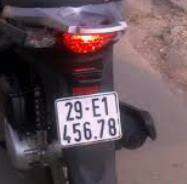
#> input picture License-plate-recognize-using-KNN/img5.png, 187 x 184 px
$ python -i main.py   (imports and definitions only)   (older library calls are emulated)
#> lines starting #> are read from the running program, lines starting #| are printed output that depends on the picture; after the words box and inside, x2 and y2 are one past the last pixel; in counts of white or black regions, pixels touching at a corner belong together
#> further down, picture is the input picture: shape (184, 187, 3); mean B, G, R 89.9, 83.3, 101.4
import numpy as np
import cv2
#import imp
from sklearn.externals import joblib

# Sử dụng công cụ joblib trong thư viện scikit-learn
# để load bộ phân loại knn đã training từ trước
# Chú ý đường dẫn đến file knn.pkl
# Trong project này, file knn.pkl nằm trong cùng 1 thư mục với file main
# nếu không, phải thay đổi đường dẫn đến folder chứa file này
# [1 line not run here, left out]

# Tên file hoặc đường dẫn đến file muốn nhận dạng
image_name = 'img5.png'

# Hàm con sắp xếp 4 điểm theo thứ tự:
# top-left, top-right, bottom-right, bottom-left
def order_points(pts):
	rect = np.zeros((4, 2), dtype = "float32")

	# top-left có tổng 2 toạ độ (x,y) nhỏ nhất
	# ngược lại bottom-right có tổng lớn nhất
	s = pts.sum(axis = 1)
	rect[0] = pts[np.argmin(s)]
	rect[2] = pts[np.argmax(s)]

	# top-right có hiệu giữa 2 toạ độ (x,y) nhỏ nhất
	# ngược lại, bottom-left có hiệu lớn nhất
	diff = np.diff(pts, axis = 1)
	rect[1] = pts[np.argmin(diff)]
	rect[3] = pts[np.argmax(diff)]

	return rect


# Hàm con biến đổi hình học
# dùng để đưa biển số xe bị nghiêng về lại đối diện người nhìn
def four_point_transform(image, pts):

	rect = order_points(pts)
	(tl, tr, br, bl) = rect

	# Tính chiều rộng của ảnh sau khi biến đổi
	# Chiều rộng bằng maximum của khoảng cách giữa (bottom-left, bottom-right) và (top-left, top-right)
	widthA = np.sqrt(((br[0] - bl[0]) ** 2) + ((br[1] - bl[1]) ** 2))
	widthB = np.sqrt(((tr[0] - tl[0]) ** 2) + ((tr[1] - tl[1]) ** 2))
	maxWidth = max(int(widthA), int(widthB))

	# Tính chiều cao của ảnh sau khi biến đổi
	# Chiều cao bằng maximum của khoảng cách giữa (top-right, bottom-right) và (top-left, bottom-left)
	heightA = np.sqrt(((tr[0] - br[0]) ** 2) + ((tr[1] - br[1]) ** 2))
	heightB = np.sqrt(((tl[0] - bl[0]) ** 2) + ((tl[1] - bl[1]) ** 2))
	maxHeight = max(int(heightA), int(heightB))

	dst = np.array([
		[0, 0],
		[maxWidth - 1, 0],
		[maxWidth - 1, maxHeight - 1],
		[0, maxHeight - 1]], dtype = "float32")

	# Tính ma trận biến đổi hình học
	# sử dụng ma trận này để đưa hình bị nghiêng về lại thẳng,
	# đối diện người nhìn
	M = cv2.getPerspectiveTransform(rect, dst)
	warped = cv2.warpPerspective(image, M, (maxWidth, maxHeight))

	return warped


# Hàm con dùng để xác định vị trí của biển số,
# sau đó biến đổi hình học nếu biển số bị nghiêng,...
# Kết quả của hàm trả về là ma trận ảnh chứa biển số
# và số lượng biển số trong hình
def plate_detect(img):
	gray = cv2.cvtColor(img,cv2.COLOR_BGR2GRAY)
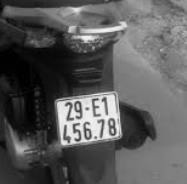
#> gray: shape (184, 187); min 0, max 251, mean 89.4
	gray = cv2.bilateralFilter(gray,9,25,10)
	ret, binary = cv2.threshold(gray,157,255,cv2.THRESH_BINARY)
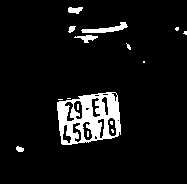
#> binary: shape (184, 187); 7.5% white; 16 white regions (10 under 20 px)
	i = 0
	thresh = np.zeros((10,140,190),np.uint8)

	_, contours, hierachy = cv2.findContours(binary,cv2.RETR_TREE,cv2.CHAIN_APPROX_SIMPLE)
#> contours = 31 contours, 15 with area under 20; largest, box (x1, y1, x2, y2) and area: (57, 92, 121, 145) 2674, (81, 22, 128, 33) 166, (107, 117, 117, 137) 134, (82, 121, 93, 141) 126, (73, 100, 83, 120) 125

	# Sắp xếp contour theo thứ tự trái sang phải
	sorted_ctrs = sorted(contours, key=lambda contours: cv2.boundingRect(contours)[0])
#> sorted_ctrs has the same summary as contours

	for contour in sorted_ctrs:
		if cv2.contourArea(contour) > 500 and cv2.contourArea(contour) < 35000:
			(x,y,w,h) = cv2.boundingRect(contour)
			epsilon = 0.1*cv2.arcLength(contour,True)
			approx = cv2.approxPolyDP(contour,epsilon,True)
			if len(approx) == 4:
				approx = approx.reshape((4,2))
				warped = four_point_transform(img,approx)
				warped = cv2.resize(warped,(190,140),cv2.INTER_CUBIC)
				warped = cv2.cvtColor(warped,cv2.COLOR_BGR2GRAY)
				ret, binary = cv2.threshold(warped,155,255,cv2.THRESH_BINARY_INV)
				thresh[i] = binary
				i += 1
#> this loop made 31 passes
#> (x, y, w, h, epsilon, approx) on pass 2: (57, 92, 64, 53, 22.35, [[116, 93], [57, 102], [61, 143], [120, 134]])
#> contour on passes 3, 6, 12, 16, 27, 29: [[58, 99], [62, 99]], [[67, 98], [70, 98]], [[77, 104], [77, 109], [78, 109], [78, 104]], [[87, 131], [87, 136], [88, 136], [88, 131]], [[117, 120], [118, 119], [119, 120], [118, 121]], [[143, 61], [143, 62], [144, 62], [144, 61]]
#> pass 2, in four_point_transform, `warped = cv2.warpPerspective(image, M, (maxWidth, maxHeight))`:
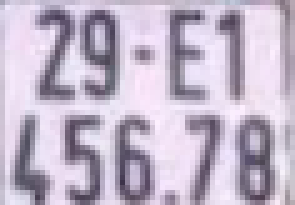
#> warped: shape (41, 59, 3) (shown 5 times larger); mean B, G, R 200.5, 181.4, 192.8
#> pass 2, in plate_detect, `warped = cv2.resize(warped,(190,140),cv2.INTER_CUBIC)`:
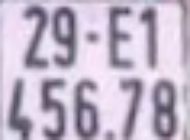
#> warped: shape (140, 190, 3); mean B, G, R 200.4, 181.2, 192.7
#> pass 2, in plate_detect, `ret, binary = cv2.threshold(warped,155,255,cv2.THRESH_BINARY_INV)`:
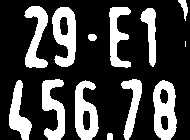
#> binary: shape (140, 190); 26.6% white; 13 white regions (1 under 20 px), largest, box (x1, y1, x2, y2) and area: (153, 80, 177, 140) 996, (52, 7, 76, 67) 940, (75, 80, 99, 140) 892
#> after the loop, i = 1; ret = 155

	return thresh, i


# Chương trình chính:


# [1 line not run here, left out]

# Khởi tạo ma trận chứa hình biển số và số lượng
plates = np.zeros((10,140,190),np.uint8)

# Xác định biển số và số lượng biển số:
# [1 line that did not run here, left out]

# Với mỗi biển số, sắp xếp các kí tự chữ,số
# theo thứ tự từ trái qua phải,
# hàng trên trước rồi đến hàng dưới
# [42 lines not run here, left out]

>>> import cv2
>>> picture = cv2.imread('img5.png')
>>> result = plate_detect(picture)

$ run again, on License-plate-recognize-using-KNN/img1.png
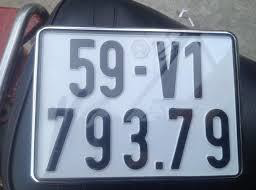
#> input picture License-plate-recognize-using-KNN/img1.png, 256 x 190 px
#> picture is the input picture: shape (190, 256, 3); mean B, G, R 151.1, 134.6, 124.5
#> in plate_detect, `ret, binary = cv2.threshold(gray,157,255,cv2.THRESH_BINARY)`:
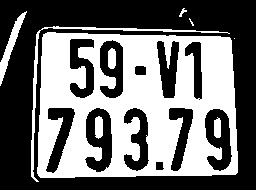
#> binary: shape (190, 256); 43.8% white; 9 white regions (2 under 20 px)
#> contours = 21 contours, 4 with area under 20; largest, box (x1, y1, x2, y2) and area: (37, 32, 238, 178) 27390, (84, 107, 113, 173) 1344, (204, 108, 233, 172) 1242, (99, 39, 124, 99) 1108, (69, 38, 95, 99) 962
#> sorted_ctrs has the same summary as contours
#> the loop in plate_detect, `for contour in sorted_ctrs:` made 21 passes
#> (x, y, w, h, epsilon, approx) on pass 3: (37, 32, 201, 146, 67.38, [[43, 34], [40, 177], [237, 172], [229, 37]])
#> pass 3, in plate_detect, `ret, binary = cv2.threshold(warped,155,255,cv2.THRESH_BINARY_INV)`:
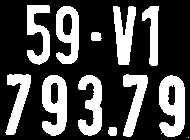
#> binary: shape (140, 190); 29.5% white; 12 white regions (1 under 20 px), largest, box (x1, y1, x2, y2) and area: (159, 75, 185, 137) 1158, (42, 75, 67, 136) 1066, (56, 6, 79, 64) 869
#> after the loop in plate_detect, `for contour in sorted_ctrs:`: i = 1; ret = 155

$ run again, on License-plate-recognize-using-KNN/img2.png
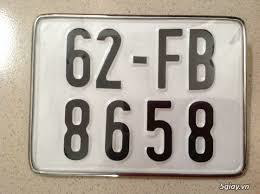
#> input picture License-plate-recognize-using-KNN/img2.png, 260 x 194 px
#> picture is the input picture: shape (194, 260, 3); mean B, G, R 151.8, 163.8, 172.8
#> in plate_detect, `ret, binary = cv2.threshold(gray,157,255,cv2.THRESH_BINARY)`:
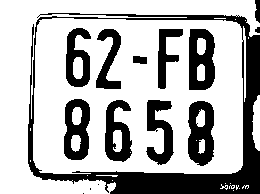
#> binary: shape (194, 260); 70.1% white; 15 black regions (3 under 20 px)
#> contours = 50 contours, 30 with area under 20; largest, box (x1, y1, x2, y2) and area: (33, 18, 246, 174) 31563, (0, 0, 260, 194) 10058, (188, 28, 216, 91) 1544, (187, 100, 215, 167) 1536, (63, 98, 91, 161) 1448
#> sorted_ctrs has the same summary as contours
#> the loop in plate_detect, `for contour in sorted_ctrs:` made 50 passes
#> (x, y, w, h, epsilon, approx) on pass 4: (33, 18, 213, 156, 91.35, [[39, 20], [40, 172], [240, 169], [243, 26]])
#> after the loop in plate_detect, `for contour in sorted_ctrs:`:
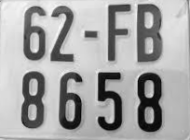
#> warped: shape (140, 190); min 5, max 249, mean 165.4
#> after the loop in plate_detect, `for contour in sorted_ctrs:`: i = 1; ret = 155

$ run again, on License-plate-recognize-using-KNN/img3.png
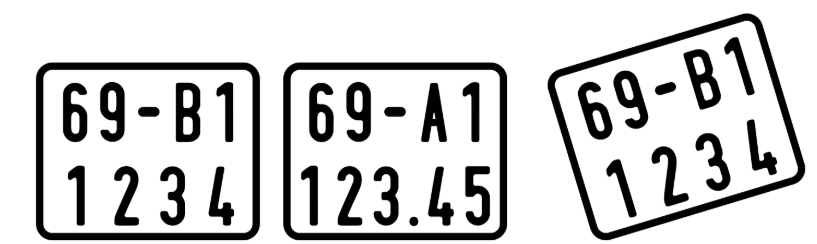
#> input picture License-plate-recognize-using-KNN/img3.png, 817 x 244 px
#> picture is the input picture: shape (244, 817, 3); min 0, max 255, mean 208.3
#> in plate_detect, `ret, binary = cv2.threshold(gray,157,255,cv2.THRESH_BINARY)`:
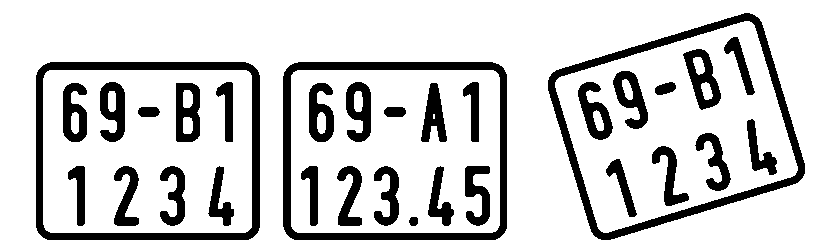
#> binary: shape (244, 817); 81.2% white; 32 black regions
#> contours = 47 contours, 1 with area under 20; largest, box (x1, y1, x2, y2) and area: (0, 0, 817, 244) 198288, (282, 61, 508, 241) 40018, (35, 61, 261, 241) 40018, (547, 12, 806, 241) 39998, (291, 70, 500, 233) 33636
#> sorted_ctrs = 47 contours, 1 with area under 20; largest, box (x1, y1, x2, y2) and area: (0, 0, 817, 244) 198288, (282, 61, 508, 241) 40018, (35, 61, 261, 241) 40018, (547, 12, 806, 241) 39998, (43, 70, 252, 233) 33636
#> the loop in plate_detect, `for contour in sorted_ctrs:` made 47 passes
#> (x, y, w, h, epsilon, approx) on passes 3, 18, 34: (43, 70, 209, 163, 72.89, [[45, 73], [46, 230], [251, 227], [248, 71]]), (291, 70, 209, 163, 72.89, [[293, 72], [295, 231], [497, 229], [495, 71]]), (555, 21, 243, 212, 78.06, [[751, 22], [556, 80], [601, 231], [795, 174]])
#> after the loop in plate_detect, `for contour in sorted_ctrs:`:
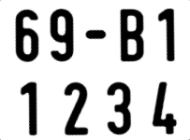
#> warped: shape (140, 190); min 0, max 255, mean 204
#> after the loop in plate_detect, `for contour in sorted_ctrs:`: i = 3; ret = 155
